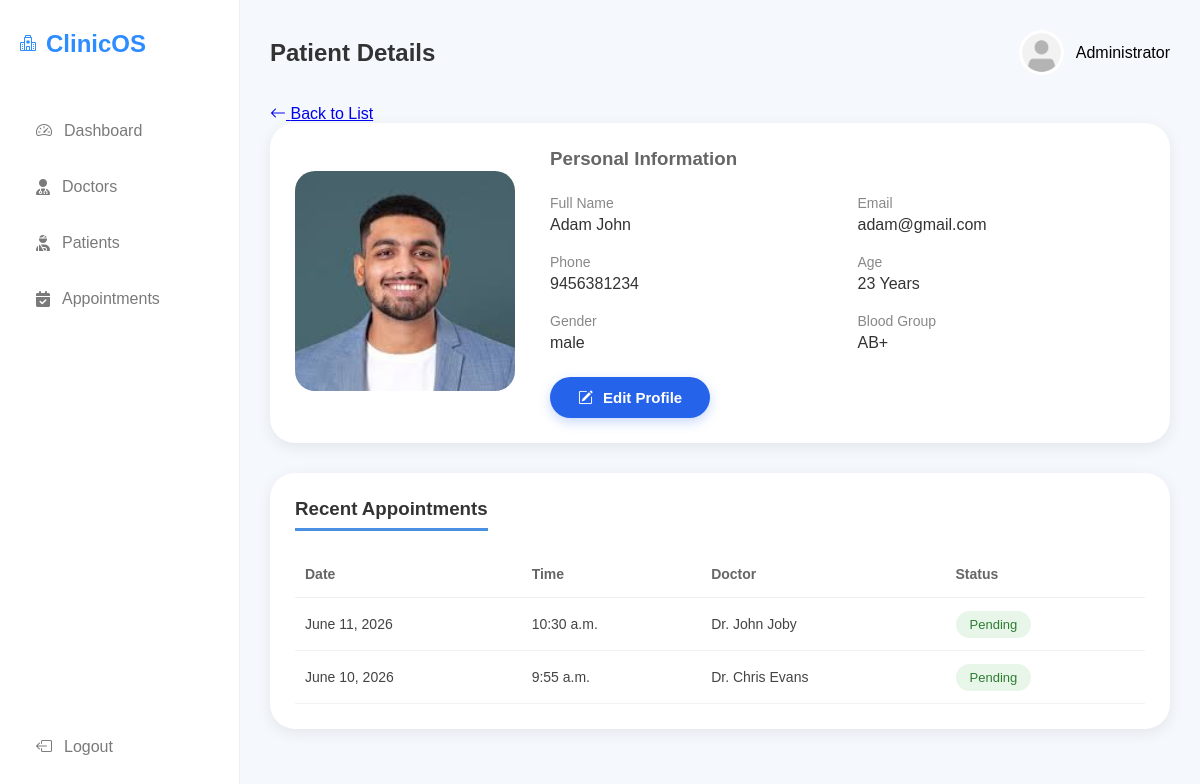
The app's page /admin_panel/patient/1/ (signed in), older data.
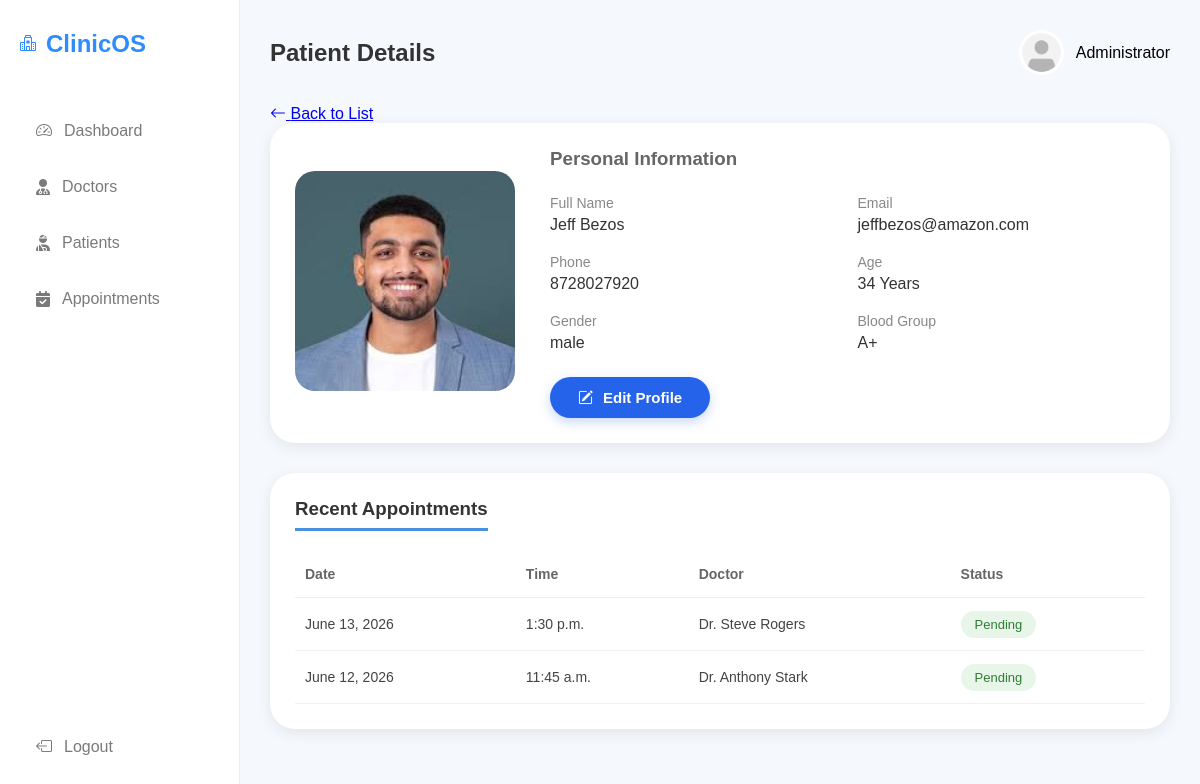
The same page, newer data.
### managementsystem/models.py (models this page shows, shortened)
class Patient(models.Model):
    user = models.OneToOneField(CustomUser,on_delete=models.CASCADE)
    gender_choices = (('male','Male'),('female','Female'),('other','Other'))
    gender = models.CharField(max_length=10,choices=gender_choices,default='male')
    age = models.IntegerField()
    phone = models.CharField(max_length=15)
    blood_group_choices = (('A+', 'A+'),('A-', 'A-'),('B+', 'B+'),('B-', 'B-'),('AB+', 'AB+'),('AB-', 'AB-'),('O+', 'O+'),('O-', 'O-'),)
    blood_group = models.CharField(max_length=3,choices=blood_group_choices)
    photo = models.ImageField(upload_to='patients',default='default/default.png')

class CustomUser(AbstractUser):
    ROLE_CHOICES = (
        ('admin', 'Admin'),
        ('doctor', 'Doctor'),
        ('patient', 'Patient'),
    )
    role = models.CharField(max_length=20, choices=ROLE_CHOICES,default='patient')

class Appointment(models.Model):
    doctor = models.ForeignKey(Doctor, on_delete=models.CASCADE)
    patient = models.ForeignKey(Patient, on_delete=models.CASCADE)
    appointment_date = models.DateField(default=timezone.now)
    appointment_time = models.TimeField(null=True,blank=True)
    reason = models.TextField(blank=True)
    STATUS_CHOICES = [('Pending', 'Pending'),('Completed', 'Completed'),]
    status = models.CharField(max_length=20,choices=STATUS_CHOICES,default='Pending')
    notes = models.TextField(blank=True)

class Doctor(models.Model):
    user = models.OneToOneField(CustomUser,on_delete=models.CASCADE)
    phone = models.CharField(max_length=15, blank=True, null=True)
    department = models.CharField(max_length=100)
    education = models.TextField(default='MBBS')
    photo = models.ImageField(upload_to='doctors',default='default/default.png')

### managementsystem/views/admin_views.py (the view)
# urls.py: path('patient/<int:pk>/', admin_view_patient, name='admin_view_patient'),
@admin_required
def admin_view_patient(request, pk):
    patient = get_object_or_404(Patient, pk=pk)
    appointments = Appointment.objects.filter(patient=patient).order_by('-appointment_date')
    return render(request, 'admin/view_patient.html', {'patient': patient, 'appointments': appointments})

### managementsystem/templates/admin/view_patient.html (shortened to what this page needs)
{% extends 'admin/base.html' %}
{% load static %}
{% block header %}Patient Details{% endblock %}
{% block style %}
<link rel="stylesheet" href="{% static 'css/patient_profile.css' %}">
{% endblock %}
{% block content %}
<div class="container-fluid">
    <div class="mb-3">
        <a href="{%url 'patient_list'%}" class="btn btn-secondary">
            <i class="bi bi-arrow-left"></i> Back to List
        </a>
    </div>
    {% include 'includes/_patient_details.html' %}
</div>
{% endblock %}

### managementsystem/templates/includes/_patient_details.html
<div class="patient">
    <div class="profile-card">
        <div class="profile-image">
            <img src="{{ patient.photo.url }}" alt="Patient">
        </div>
        <div class="profile-details">
            <h3>Personal Information</h3>
            <div class="info-grid">
                <div class="info-item">
                    <span>Full Name</span>
                    <p>{{ patient.user.get_full_name }}</p>
                </div>
                <div class="info-item">
                    <span>Email</span>
                    <p>{{ patient.user.email }}</p>
                </div>
                <div class="info-item">
                    <span>Phone</span>
                    <p>{{ patient.phone}}</p>
                </div>
                <div class="info-item">
                    <span>Age</span>
                    <p>{{ patient.age }} Years</p>
                </div>
                <div class="info-item">
                    <span>Gender</span>
                    <p>{{ patient.gender }}</p>
                </div>
                <div class="info-item">
                    <span>Blood Group</span>
                    <p>{{ patient.blood_group }}</p>
                </div>
            </div>
            {% if request.user.role == 'admin' %}
            <a href="{% url 'edit_patient' patient.id %}" class="edit-btn" >
                <i class="bi bi-pencil-square"></i>
                Edit Profile
            </a>
            {% elif request.user.role == 'patient' %}
            <a href="{% url 'patient_edit_profile' patient.id %}" class="edit-btn">
                <i class="bi bi-pencil-square"></i>
                Edit Profile
            </a>
            {% endif %}
        </div>
    </div>
    {% if appointments %}
    <div class="appointment-card">
        <div class="card-header">
            <h3>Recent Appointments</h3>
        </div>
        <table>
            <thead>
                <tr>
                    <th>Date</th>
                    <th>Time</th>
                    <th>Doctor</th>
                    <th>Status</th>
                </tr>
            </thead>
            <tbody>
                {% for appointment in appointments %}
                <tr>
                    <td>{{ appointment.appointment_date }}</td>
                    <td>{{ appointment.appointment_time }}</td>
                    <td>Dr. {{ appointment.doctor.user.get_full_name }}</td>
                    <td>
                        <span class="status">
                            {{ appointment.status }}
                        </span>
                    </td>
                </tr>
                {% endfor %}
            </tbody>
        </table>
    </div>
    {% endif %}
</div>

Row changes from the older to the newer data that the page shows:
removed Appointment: appointment_date "June 11, 2026", appointment_time "10:30 a.m.", doctor.user.get_full_name "John Joby", status "Pending"
removed Appointment: appointment_date "June 10, 2026", appointment_time "9:55 a.m.", doctor.user.get_full_name "Chris Evans", status "Pending"
changed Patient "male": user.get_full_name "Adam John" → "Jeff Bezos"; user.email "adam@gmail.com" → "jeffbezos@amazon.com"; phone "9456381234" → "8728027920"; age "23" → "34"; blood_group "AB+" → "A+"
added Appointment: appointment_date "June 13, 2026", appointment_time "1:30 p.m.", doctor.user.get_full_name "Steve Rogers", status "Pending"
added Appointment: appointment_date "June 12, 2026", appointment_time "11:45 a.m.", doctor.user.get_full_name "Anthony Stark", status "Pending"
